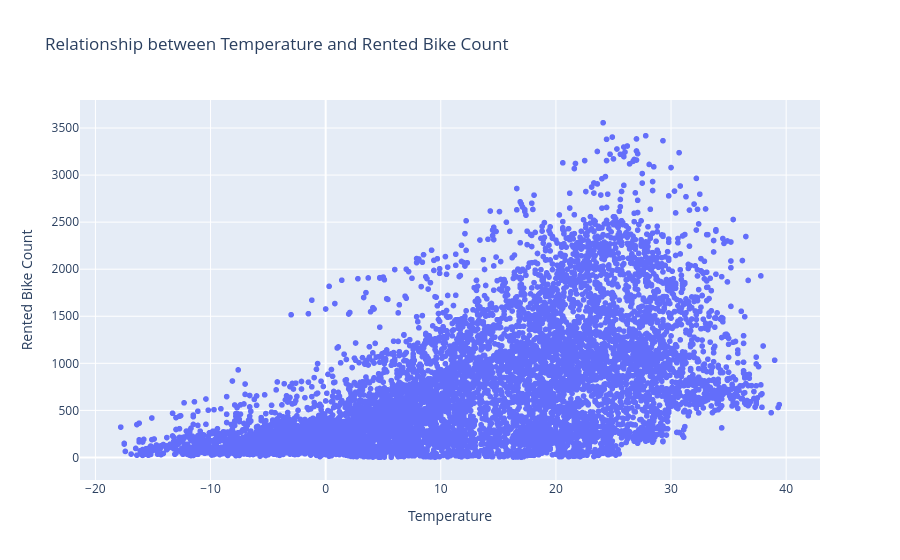

The cell this chart's notebook holds for it:
### Markdown cell above
1. Create a scatterplot of Rented Bike Count versus Temperature

### Code cell
fig = px.scatter(
    bike,
    x="Temperature",
    y="Rented Bike Count",
    title='Relationship between Temperature and Rented Bike Count'
)
fig.update_traces(textposition = "top center")
fig.show()

### Figure 1 — Plotly figure (JSON) as saved in the notebook; plotly's stock layout.template omitted (floating-point values rounded to 4 significant figures; data arrays with more than 128 entries replaced by an {"elided": "..."} marker saying what was removed)
{"data": [{"hovertemplate": "Temperature=%{x}<br>Rented Bike Count=%{y}<extra></extra>", "legendgroup": "", "marker": {"color": "#636efa", "symbol": "circle"}, "mode": "markers", "name": "", "showlegend": false, "textposition": "top center", "type": "scattergl", "x": {"elided": "8465 float values"}, "xaxis": "x", "y": {"elided": "8465 int values"}, "yaxis": "y"}], "layout": {"legend": {"tracegroupgap": 0}, "title": {"text": "Relationship between Temperature and Rented Bike Count"}, "xaxis": {"anchor": "y", "domain": [0, 1], "title": {"text": "Temperature"}}, "yaxis": {"anchor": "x", "domain": [0, 1], "title": {"text": "Rented Bike Count"}}}}
